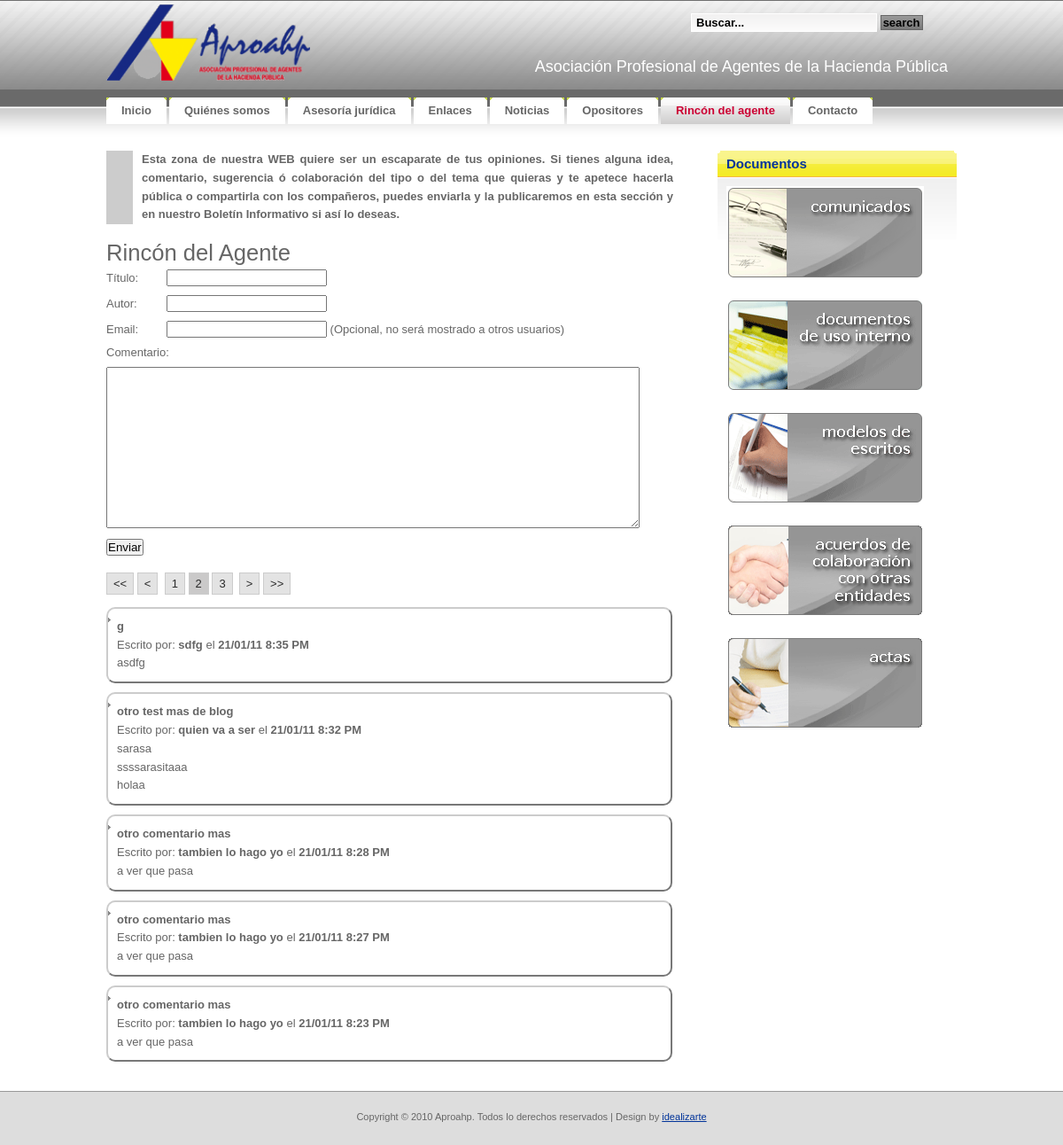
The page /rinconagente/rinconagente.php?pagenum=2 on the database its author committed.
### tables this page shows
CREATE TABLE IF NOT EXISTS `tbl_blog` (
  `BLG_ID` bigint(20) NOT NULL AUTO_INCREMENT,
  `BLG_Activa` tinyint(1) NOT NULL,
  `BLG_Fecha` timestamp NOT NULL DEFAULT CURRENT_TIMESTAMP,
  `BLG_Titulo` varchar(50) NOT NULL,
  `BLG_Autor` varchar(50) NOT NULL,
  `BLG_Email` varchar(50) NOT NULL,
  `BLG_Comentario` varchar(5000) NOT NULL,
  PRIMARY KEY (`BLG_ID`)
);

### rinconagente/rinconagente.php (the view, shortened to what this page needs)
<?php
	require("../lib/siteconfig.php");
?>
<!DOCTYPE html PUBLIC "-//W3C//DTD XHTML 1.0 Strict//EN"
  "http://www.w3.org/TR/xhtml1/DTD/xhtml1-strict.dtd">
<html xmlns="http://www.w3.org/1999/xhtml" xml:lang="en" lang="en">
<head>
	<link rel="stylesheet" href="../css/reset.css" type="text/css" media="screen" title="no title" charset="utf-8">
	<link rel="stylesheet" href="../css/aproahp.css" type="text/css" media="screen" title="no title" charset="utf-8">
	<link rel="stylesheet" href="../css/jquery-ui.css" type="text/css" media="screen" title="no title" charset="utf-8">
</head>
<body onload="MM_preloadImages('images/rinconagente_over_03.gif','images/rinconagente_over_06.gif','images/rinconagente_over_08.gif','images/rinconagente_over_10.gif','images/actas.gif','images/actas_over.gif')">
<div id="container">
<?php require("../header.php"); ?>
		<div id="izda-a">
			<div class="resalte">
				<p><strong>Esta zona de nuestra WEB quiere ser un escaparate de tus opiniones.
				Si tienes alguna idea, comentario, sugerencia ó colaboración
				del tipo o del tema que quieras y
				te apetece hacerla pública o compartirla con los compañeros,
				puedes enviarla y la publicaremos en esta sección y en nuestro Boletín Informativo
				si así lo deseas.</strong></p>
			</div>
			<div id='blog'>
			<h1>Rincón del Agente</h1>
			<form id='rinconform' method='post' action='<?php echo $paginaactual ?>'>
				<table>
					<tr><td class='label1form'><label for='inp_titulo'>Título:</label></td><td><input type='text' name='inp_titulo' maxlength='50'></td></tr>
					<tr><td class='label1form'><label for='inp_autor'>Autor:</label></td><td><input type='text' name='inp_autor' maxlength='50'></td></tr>
					<tr><td class='label1form'><label for='inp_email'>Email:</label></td><td><input type='text' name='inp_email' maxlength='50'>&nbsp;(Opcional, no será mostrado a otros usuarios)</td></tr>
					<tr><td colspan=2><label for='inp_comentario'>Comentario:</label></td></tr>
					<tr><td colspan=2><textarea style="width:600px;height:180px;" name='inp_comentario' maxlength='5000'></textarea></td></tr>
					<tr><td colspan=2><input type='submit' value='Enviar' name='agregarcomentario'></td></tr>
				</table>
			</form>
			<?php
			if(!isset($_GET['pagenum'])){
				$pagenum = 1;
			}else{
				$pagenum = $_GET['pagenum'];
			}
			$blg_result = mysql_query("SELECT * FROM tbl_blog ORDER BY blg_fecha DESC") or die(mysql_error());
			$rows = mysql_num_rows($blg_result);
			$page_rows = 5;
			$pdata=pagination($rows,$pagenum,$page_rows);
			echo ($pdata['links']);
			echo "<ul>";
			$blg_result=mysql_query("SELECT * FROM tbl_blog ORDER BY blg_fecha DESC ".$pdata['limites'].";") or die(mysql_error());;
			for ($x = 0, $numrows = mysql_num_rows($blg_result); $x < $numrows; $x++) {
				$row = mysql_fetch_assoc($blg_result);
				$datetime = date("d/m/y g:i A", strtotime($row["BLG_Fecha"]));
				echo "<li class= post><span class=highlight>".$row["BLG_Titulo"]."</span><br>Escrito por: <span class=highlight>".$row["BLG_Autor"]."</span> el <span class=highlight>".$datetime."</span><br>".nl2br($row["BLG_Comentario"])."</li>";
			}
			echo "</ul>";
			echo "</div>";
		?>
		</div>
	<div id="dcha-a">
	<div class="box-yellow">
		<h2 class="section"><b>Documentos</b></h2>
		<a href="documentos.php?catid=1" title="comunicados" onmouseout="MM_swapImgRestore()" onmouseover="MM_swapImage('comunicados','','images/rinconagente_over_03.gif',1)"><img src="images/rinconagente_03.gif" width="223" height="105" border="0" id="comunicados" /></a>
		<a href="documentos.php?catid=2" title="docs_usoint" onmouseout="MM_swapImgRestore()" onmouseover="MM_swapImage('docs_uso','','images/rinconagente_over_06.gif',1)"><img src="images/rinconagente_06.gif" width="223" height="105" border="0" id="docs_uso" /></a>
		<a href="documentos.php?catid=4" title="modelos" onmouseout="MM_swapImgRestore()" onmouseover="MM_swapImage('modelos','','images/rinconagente_over_08.gif',1)"><img src="images/rinconagente_08.gif" width="223" height="105" border="0" id="modelos" /></a>
		<a href="documentos.php?catid=3" title="acuerdos" onmouseout="MM_swapImgRestore()" onmouseover="MM_swapImage('acuerdos','','images/rinconagente_over_10.gif',1)"><img src="images/rinconagente_10.gif" width="223" height="105" border="0" id="acuerdos" /></a>
		<a href="documentos.php?catid=5" title="actas" onmouseout="MM_swapImgRestore()" onmouseover="MM_swapImage('actas','','images/actas_over.gif',1)"><img src="images/actas.gif" width="223" height="105" border="0" id="actas" /></a>
	</div>
</div>
<div style="clear: both;">&nbsp;</div>
</div>
</body>
</html>

### css/aproahp.css (style rules this page uses)
* { margin: 0; padding: 0; }
ul,li { list-style-type: none; }
body, th { background: #FFFFFF url(../images/img01.gif) repeat-x; font-family: Verdana, Arial, Helvetica, sans-serif; font-size: 13px; color: #666666; }
h1, h2 { font-family: "Trebuchet MS", Arial, Helvetica, sans-serif; font-weight: normal; }
h1 { font-size: 197%; }
h2 { font-size: 167%; color:#ffffff; }
p, ul, ol { margin-bottom: 1.5em; line-height: 1.6em; }
p { color:#666666; }
ul { list-style: none; }
ul li { padding-left: 10px; background: url(../images/img16.gif) no-repeat 0px 10px; }
a:link { color: #003399; }
img { border: none; }
.box-yellow { background: url(../images/img17.gif) repeat-x; }
.box-yellow .section { background: url(../images/img19.gif) no-repeat right top; color: #003399; }
.box-yellow .section b { display: block; height: 23px; padding: 7px 0 0 10px; background: url(../images/img18.gif) no-repeat; font-size:15px; }
#container { width: 960px; padding: 0px 0px 0px 0px; margin:0 auto; text-align:justify; }
#footer { height:20px; padding: 20px; background: #DDDDDD; border-top: 1px solid #999999; }
#footer p { margin: 0; text-align: center; font-size: 85%; }
#izda-a { width:650px; float:left; }
#dcha-a { width:270px; float:right; }
.resalte { border-left:30px solid #ccc; padding-left:10px; padding-right:10px; margin-bottom:20px; }
.box-yellow img { padding:10px; }
.post { padding:10px; border:2px outset #ccc; -moz-border-radius: 10px; -webkit-border-radius: 10px; padding: 10px; width:615px; margin-top:10px; }
.post .highlight { font-weight: bold; }
.label1form { width:68px; }
#blog td, #opositores td { padding-top:5px; padding-bottom:5px; }

### rows shown on the page
tbl_blog: BLG_Titulo "g", BLG_Autor "sdfg", BLG_Fecha "21/01/11 8:35 PM", BLG_Comentario "asdfg"
tbl_blog: BLG_Titulo "otro test mas de blog", BLG_Autor "quien va a ser", BLG_Fecha "21/01/11 8:32 PM", BLG_Comentario "sarasa ssssarasitaaa holaa"
tbl_blog: BLG_Titulo "otro comentario mas", BLG_Autor "tambien lo hago yo", BLG_Fecha "21/01/11 8:28 PM", BLG_Comentario "a ver que pasa"
tbl_blog: BLG_Titulo "otro comentario mas", BLG_Autor "tambien lo hago yo", BLG_Fecha "21/01/11 8:27 PM", BLG_Comentario "a ver que pasa"
tbl_blog: BLG_Titulo "otro comentario mas", BLG_Autor "tambien lo hago yo", BLG_Fecha "21/01/11 8:23 PM", BLG_Comentario "a ver que pasa"

### other values the page prints
$item['Name'] "Inicio"
$item['Name'] "Quiénes somos"
$item['Name'] "Asesoría jurídica"
$item['Name'] "Enlaces"
$item['Name'] "Noticias"
$item['Name'] "Opositores"
$item['Name'] "Rincón del agente"
$item['Name'] "Contacto"
